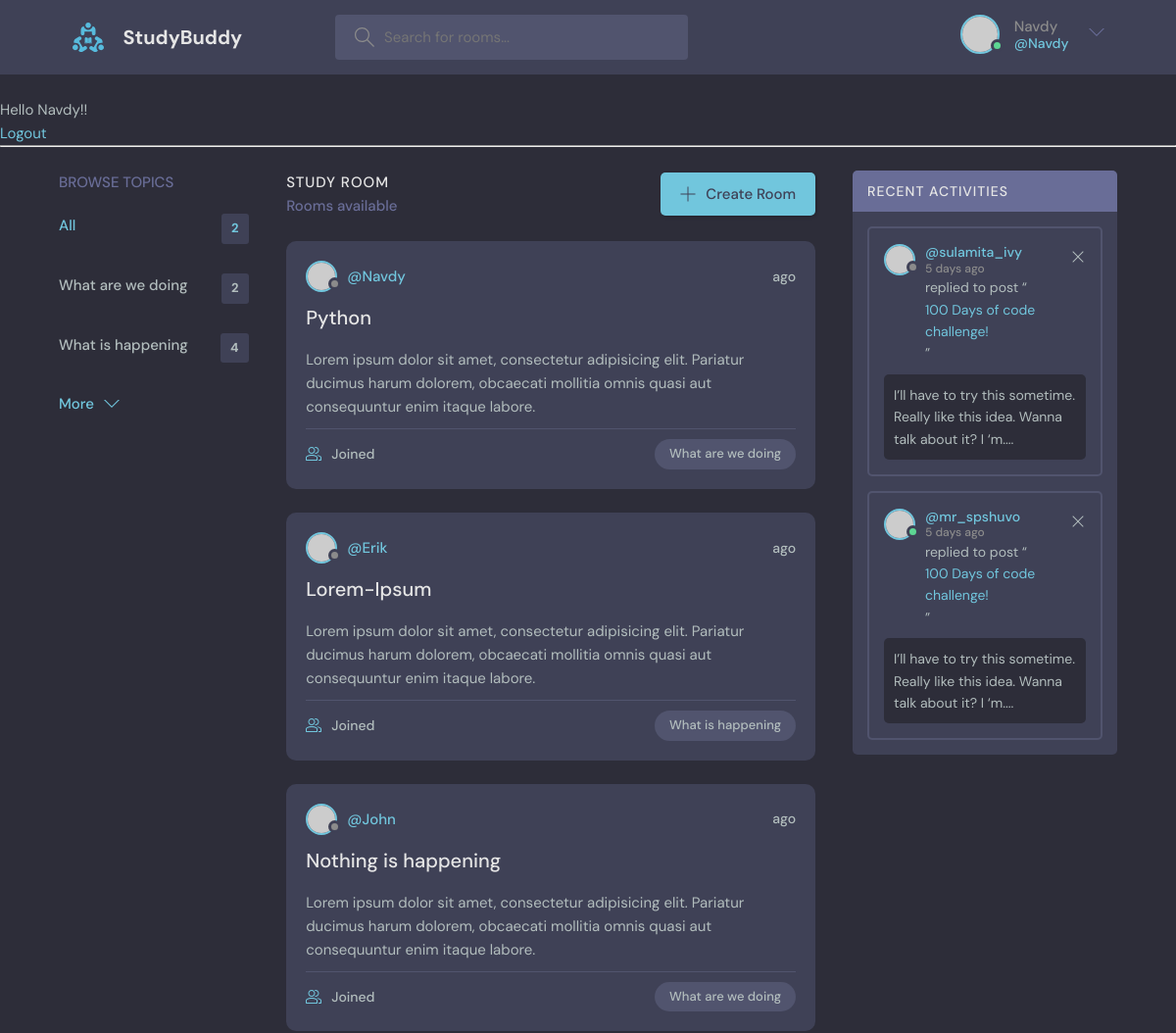
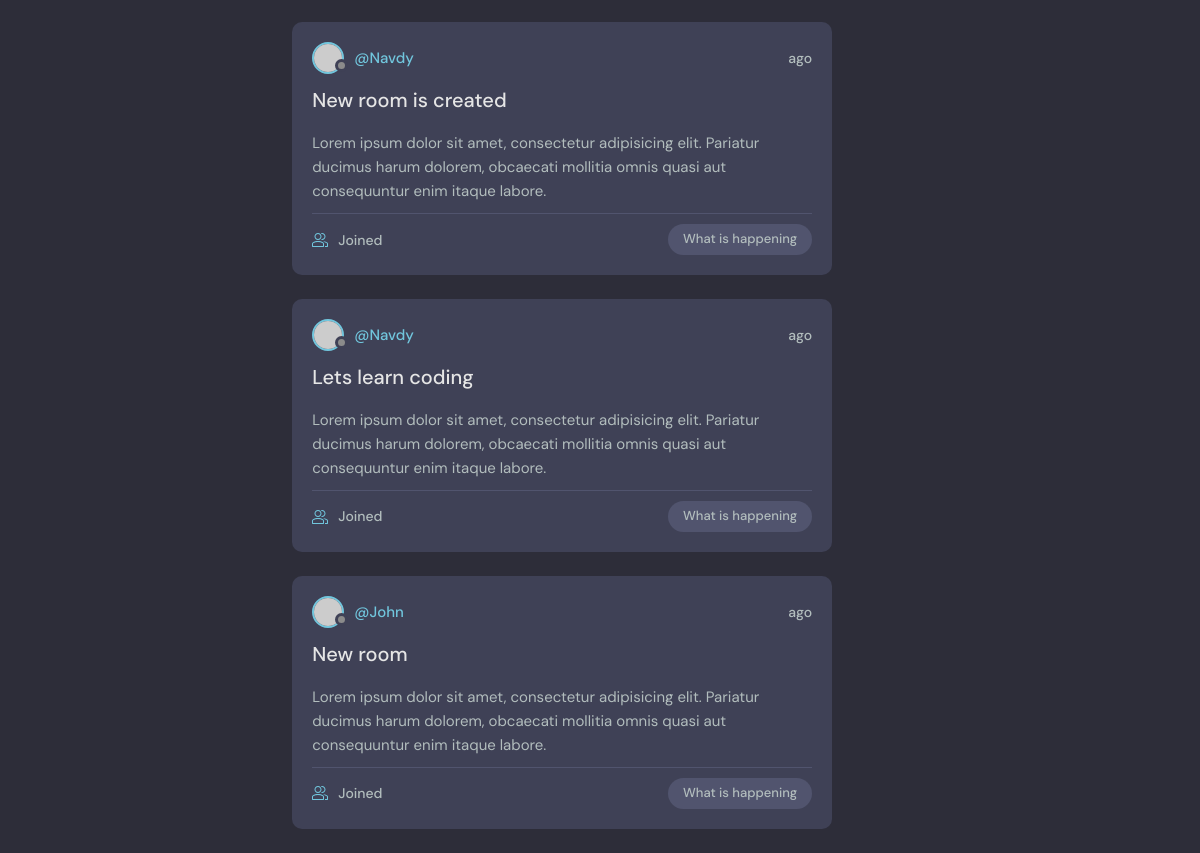
The app's page / (signed in) with its own data (2 pictures, top to bottom).
### base/models.py (models this page shows, shortened)
class Topic(models.Model):
    name = models.CharField(max_length=200)

class Rooms(models.Model):
    host = models.ForeignKey(User,on_delete=models.SET_NULL,null=True)
    topic = models.ForeignKey(Topic,on_delete=models.SET_NULL,null=True)
    name = models.CharField(max_length=200)
    participants = models.ManyToManyField(User,related_name='participants')
    description = models.TextField(null=True,blank=True)
    updated = models.DateTimeField(auto_now=True)
    added = models.DateTimeField(auto_now_add=True)
    class Meta:
        ordering = ['-updated','-added']

### base/views.py (the view)
# urls.py: path('',views.home,name='home'),
def home(request):
    q=request.GET.get('q','')
    rooms=Rooms.objects.filter(Q(topic__name__icontains=q)|
                               Q(name__icontains=q)|
                               Q(description__icontains=q) |
                               Q(host__username__icontains=q))
    topic = Topic.objects.all()
    room_count = rooms.count()
    room_messages = Message.objects.filter(Q(room__topic__name__icontains=q))
    context={'rooms':rooms,'topic':topic,'room_count':room_count,'room_messages':room_messages}
    return render(request,'base/home.html',context)

### base/templates/base/home.html (shortened to what this page needs)
{% extends 'main.html' %}
{% block content %}
    <main class="layout layout--3">
      <div class="container">
         {% include 'base/topics_component.html' %}
        <div class="roomList">
          <div class="roomList__header">
            <div>
              <h2>Study Room</h2>
              <p>{{count}} Rooms available</p>
            </div>
            <a class="btn btn--main" href="create-room.html">
              <svg version="1.1" xmlns="http://www.w3.org/2000/svg" width="32" height="32" viewBox="0 0 32 32">
                <title>add</title>
                <path
                  d="M16.943 0.943h-1.885v14.115h-14.115v1.885h14.115v14.115h1.885v-14.115h14.115v-1.885h-14.115v-14.115z"
                ></path>
              </svg>
              Create Room
            </a>
          </div>
          {% include 'base/feed_component.html' %}
        </div>
        <div class="activities">
          <div class="activities__header">
            <h2>Recent Activities</h2>
          </div>
          <div class="activities__box">
            <div class="activities__boxHeader roomListRoom__header">
              <a href="profile.html" class="roomListRoom__author">
                <div class="avatar avatar--small">
                  <img src="https://randomuser.me/api/portraits/women/11.jpg" />
                </div>
                <p>
                  @sulamita_ivy
                  <span>5 days ago</span>
                </p>
              </a>
              <div class="roomListRoom__actions">
                <a href="#">
                  <svg version="1.1" xmlns="http://www.w3.org/2000/svg" width="32" height="32" viewBox="0 0 32 32">
                    <title>remove</title>
                    <path
                      d="M27.314 6.019l-1.333-1.333-9.98 9.981-9.981-9.981-1.333 1.333 9.981 9.981-9.981 9.98 1.333 1.333 9.981-9.98 9.98 9.98 1.333-1.333-9.98-9.98 9.98-9.981z"
                    ></path>
                  </svg>
                </a>
              </div>
            </div>
            <div class="activities__boxContent">
              <p>replied to post “<a href="room.html">100 Days of code challenge!</a>”</p>
              <div class="activities__boxRoomContent">
                I’ll have to try this sometime. Really like this idea. Wanna talk about it? I ‘m....
              </div>
            </div>
          </div>
          <div class="activities__box">
            <div class="activities__boxHeader roomListRoom__header">
              <a href="profile.html" class="roomListRoom__author">
                <div class="avatar avatar--small active">
                  <img src="https://randomuser.me/api/portraits/men/13.jpg" />
                </div>
                <p>
                  @mr_spshuvo
                  <span>5 days ago</span>
                </p>
              </a>
              <div class="roomListRoom__actions">
                <a href="#">
                  <svg version="1.1" xmlns="http://www.w3.org/2000/svg" width="32" height="32" viewBox="0 0 32 32">
                    <title>remove</title>
                    <path
                      d="M27.314 6.019l-1.333-1.333-9.98 9.981-9.981-9.981-1.333 1.333 9.981 9.981-9.981 9.98 1.333 1.333 9.981-9.98 9.98 9.98 1.333-1.333-9.98-9.98 9.98-9.981z"
                    ></path>
                  </svg>
                </a>
              </div>
            </div>
            <div class="activities__boxContent">
              <p>replied to post “<a href="room.html">100 Days of code challenge!</a>”</p>
              <div class="activities__boxRoomContent">
                I’ll have to try this sometime. Really like this idea. Wanna talk about it? I ‘m....
              </div>
            </div>
          </div>
        </div>
      </div>
    </main>
    {% endblock %}

### templates/navbar.html (shortened to what this page needs)
{% load static %}
<header class="header header--loggedIn">
      <div class="container">
        <a href="{% url 'home' %}" class="header__logo">
          <img src="{% static 'images/logo.svg' %}" />
          <h1>StudyBuddy</h1>
        </a>
        <form class="header__search" method="GET" action="{% url 'home' %}">
          <label>
            <input name="q" placeholder="Search for rooms..." />
          </label>
        </form>
        <nav class="header__menu">
            {% if request.user.is_authenticated %}
          <div class="header__user">
            <a href="profile.html">
              <div class="avatar avatar--medium active">
                <img src="https://randomuser.me/api/portraits/men/37.jpg" />
              </div>
              <p>{{ request.user.username }}<span>@{{ request.user.username }}</span></p>
            </a>
            <button class="dropdown-button">
              <svg version="1.1" xmlns="http://www.w3.org/2000/svg" width="32" height="32" viewBox="0 0 32 32">
                <title>chevron-down</title>
                <path d="M16 21l-13-13h-3l16 16 16-16h-3l-13 13z"></path>
              </svg>
            </button>
          </div>
          {% else %}
          <a href="{% url 'login' %}">
            <img src="{% static 'images/avatar.svg' %}" />
            <p>Login</p>
          </a>
{% endif %}
        </nav>
      </div>
    </header>
<br>
{% if request.user.is_authenticated %}
<p>Hello {{request.user}}!!</p>
    <a href="{% url 'logout' %}" font-size="50px">Logout</a>
{% else%}
<a href="{% url 'login' %}" font-size="50px">Login</a>
{% endif %}
<hr>

### base/templates/base/topics_component.html
<div class="topics">
          <div class="topics__header">
            <h2>Browse Topics</h2>
          </div>
          <ul class="topics__list">
            <li>
              <a href="{% url 'home' %}" class="active">All <span>{{topic.count}}</span></a>
            </li>
            {% for t in topic %}
            <li>
              <a href="{% url 'home' %}?q={{t.name}}">{{t.name}}<span>{{ t.rooms_set.all.count }}</span></a>
            </li>
            {% endfor %}
          </ul>
          <a class="btn btn--link" href="topics.html">
            More
            <svg version="1.1" xmlns="http://www.w3.org/2000/svg" width="32" height="32" viewBox="0 0 32 32">
              <title>chevron-down</title>
              <path d="M16 21l-13-13h-3l16 16 16-16h-3l-13 13z"></path>
            </svg>
          </a>
        </div>

### base/templates/base/feed_component.html (shortened to what this page needs)
{% for room in rooms%}
<div class="roomListRoom">
            <div class="roomListRoom__header">
              <a href="{% url 'profile-user' room.host.id %}" class="roomListRoom__author">
                <div class="avatar avatar--small">
                  <img src="https://randomuser.me/api/portraits/women/11.jpg" />
                </div>
                <span>@{{room.host.username}}</span>
              </a>
              <div class="roomListRoom__actions">
                <span>{{ rooms.added|timesince }}ago</span>
              </div>
            </div>
            <div class="roomListRoom__content">
              <a href="{% url 'room' room.id %}">{{room.name}}</a>
              <p>
                Lorem ipsum dolor sit amet, consectetur adipisicing elit. Pariatur ducimus harum dolorem, obcaecati
                mollitia omnis quasi aut consequuntur enim itaque labore.
              </p>
            </div>
            <div class="roomListRoom__meta">
              <a href="{% url 'room' room.id %}" class="roomListRoom__joined">
                {{rooms.participants.all.count}} Joined
              </a>
              <p class="roomListRoom__topic">{{room.topic.name}}</p>
            </div>
          </div>
          {% endfor %}

### records on screen
Topic: name "What are we doing", rooms_set.all.count "2"
Topic: name "What is happening", rooms_set.all.count "4"
Rooms: host.username "Navdy", name "Python", topic.name "What are we doing"
Rooms: host.username "Erik", name "Lorem-Ipsum", topic.name "What is happening"
Rooms: host.username "John", name "Nothing is happening", topic.name "What are we doing"
Rooms: host.username "Navdy", name "New room is created", topic.name "What is happening"
Rooms: host.username "Navdy", name "Lets learn coding", topic.name "What is happening"
Rooms: host.username "John", name "New room", topic.name "What is happening"

### other values on screen
{{ request.user.username }} "Navdy"
{{ request.user }} "Navdy"
{{ topic.count }} "2"
